Frame 1 (no input): blank canvas, image omitted
Frame 60 (the mouse pressed at the canvas centre just before this capture): blank canvas, image omitted
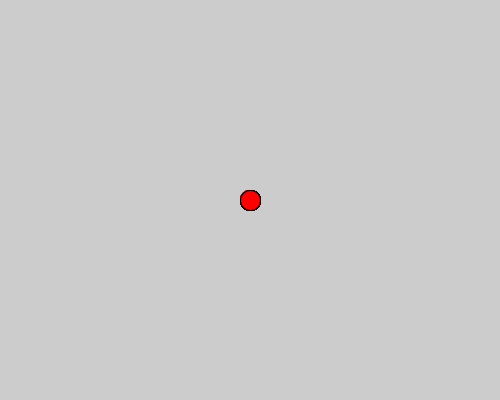
Frame 120 (the mouse held since frame 60 and released just before this capture)

The Processing sketch whose frames 1 and 60 were blank and that drew this single picture after the mouse press (run headless with seeded random() and noise(); from frame 60 on, the mouse is pressed at the canvas centre):

// Processing sketch: processing_106700
// ── processing_106700.pde

void setup (){

    size (500,400);
    
}

void draw (){
     
     fill (255,0,0);
     if(mousePressed) ellipse (mouseX,mouseY,20,20);
     
     }
